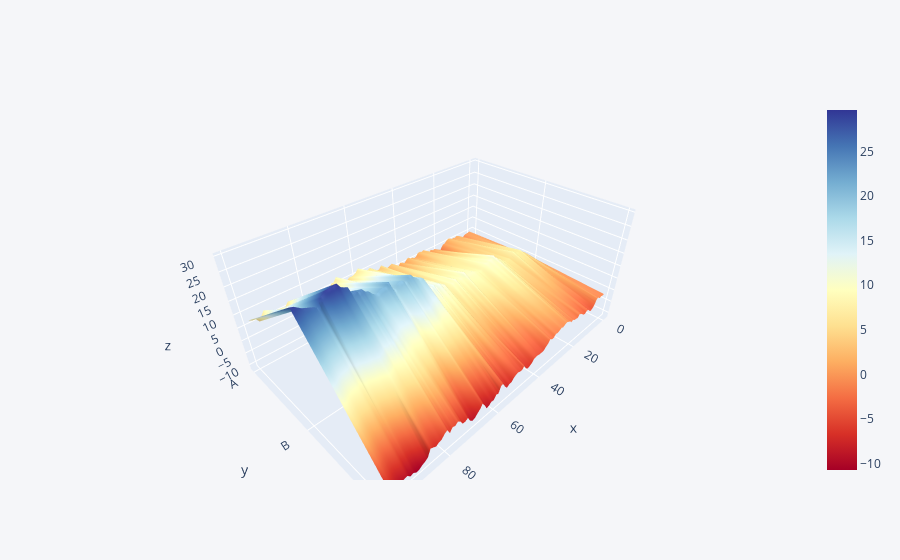

Notebook code for this chart:
### Code cell
df.iplot(kind='surface', colorscale='rdylbu')

### Figure 1 — Plotly figure (JSON) as saved in the notebook; plotly's stock layout.template omitted (floating-point values rounded to 4 significant figures; data arrays with more than 128 entries replaced by an {"elided": "..."} marker saying what was removed)
{"data": [{"colorscale": [[0, "rgb(165,0,38)"], [0.1, "rgb(215,48,39)"], [0.2, "rgb(244,109,67)"], [0.3, "rgb(253,174,97)"], [0.4, "rgb(254,224,144)"], [0.5, "rgb(255,255,191)"], [0.6, "rgb(224,243,248)"], [0.7, "rgb(171,217,233)"], [0.8, "rgb(116,173,209)"], [0.9, "rgb(69,117,180)"], [1, "rgb(49,54,149)"]], "type": "surface", "x": [0, 1, 2, 3, 4, 5, 6, 7, 8, 9, 10, 11, 12, 13, 14, 15, 16, 17, 18, 19, 20, 21, 22, 23, 24, 25, 26, 27, 28, 29, 30, 31, 32, 33, 34, 35, 36, 37, 38, 39, 40, 41, 42, 43, 44, 45, 46, 47, 48, 49, 50, 51, 52, 53, 54, 55, 56, 57, 58, 59, 60, 61, 62, 63, 64, 65, 66, 67, 68, 69, 70, 71, 72, 73, 74, 75, 76, 77, 78, 79, 80, 81, 82, 83, 84, 85, 86, 87, 88, 89, 90, 91, 92, 93, 94, 95, 96, 97, 98, 99], "y": ["A", "B", "C"], "z": {"elided": "3x100 float values"}}], "layout": {"legend": {"bgcolor": "#F5F6F9", "font": {"color": "#4D5663"}}, "paper_bgcolor": "#F5F6F9", "plot_bgcolor": "#F5F6F9", "title": {"font": {"color": "#4D5663"}}, "xaxis": {"gridcolor": "#E1E5ED", "showgrid": true, "tickfont": {"color": "#4D5663"}, "title": {"font": {"color": "#4D5663"}, "text": ""}, "zerolinecolor": "#E1E5ED"}, "yaxis": {"gridcolor": "#E1E5ED", "showgrid": true, "tickfont": {"color": "#4D5663"}, "title": {"font": {"color": "#4D5663"}, "text": ""}, "zerolinecolor": "#E1E5ED"}}}
